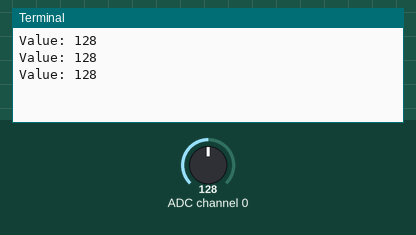
A program run on a simulated Raspberry Pi (BCM pin numbers). On the bench: the last lines printed to the terminal. The inputs (shaded band) are chosen by the test bench; at power-on: ADC channel 0 = 128 (analog values on the 0–255 scale).

Above: at 1.2 s.
1.3 s: ADC channel 0 set to 178
At 1.9 s:
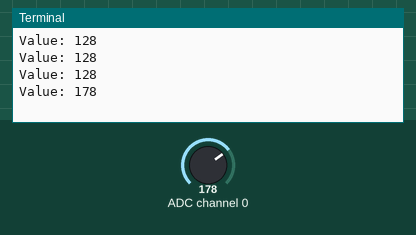
2.8 s: ADC channel 0 set to 224
At 3.4 s:
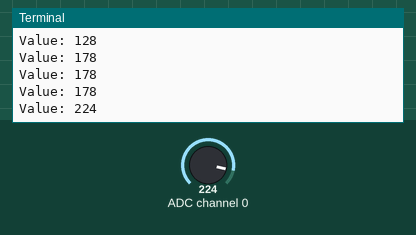
Timing chart, 0 to 5.8 s (numbered marks = the images above; inputs shaded):
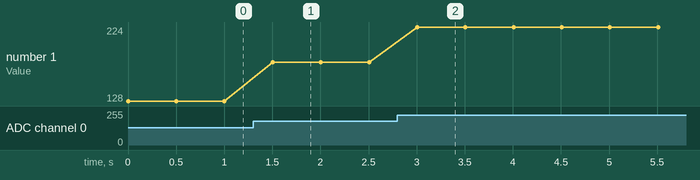

Measured:
- after the input at 1.3 s, the terminal: prints a new line after 0.20 s (image 1)
- after the input at 2.8 s, the terminal: prints a new line after 0.21 s (image 2)
- plotted number 1: 128 → 178 after the input at 1.3 s, 178 → 224 after the input at 2.8 s

The program:

PCF-channel0.py
```python
#!/usr/bin/env python
import PCF8591 as ADC
import RPi.GPIO as GPIO
import time

GPIO.setmode(GPIO.BCM)

def setup():
	ADC.setup(0x48)

def loop():
	status = 1
	while True:
		print 'Value:', ADC.read(0)
		#First channel is used also for onboard sensors
		#Onboard sensor to focus on is selected with short caps
		#print 'The second channel like this:', ADC.read(1)

		time.sleep(0.5)

if __name__ == '__main__':
	try:
		setup()
		loop()
	except KeyboardInterrupt:
		pass
```
